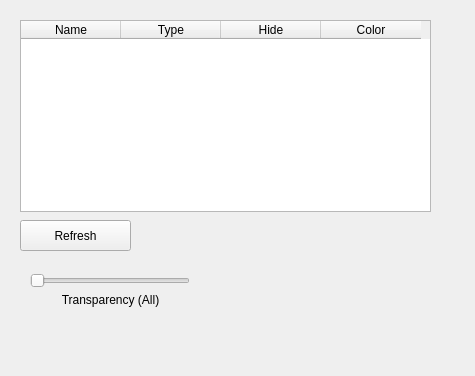
<?xml version="1.0" encoding="UTF-8"?>
<ui version="4.0">
 <class>Media_Widget_Items</class>
 <widget class="QWidget" name="Media_Widget_Items">
  <property name="geometry">
   <rect>
    <x>0</x>
    <y>0</y>
    <width>475</width>
    <height>376</height>
   </rect>
  </property>
  <property name="windowTitle">
   <string>Form</string>
  </property>
  <widget class="QTableWidget" name="tableWidget">
   <property name="geometry">
    <rect>
     <x>20</x>
     <y>20</y>
     <width>411</width>
     <height>192</height>
    </rect>
   </property>
   <column>
    <property name="text">
     <string>Name</string>
    </property>
   </column>
   <column>
    <property name="text">
     <string>Type</string>
    </property>
   </column>
   <column>
    <property name="text">
     <string>Hide</string>
    </property>
   </column>
   <column>
    <property name="text">
     <string>Color</string>
    </property>
   </column>
  </widget>
  <widget class="QPushButton" name="refresh_button">
   <property name="geometry">
    <rect>
     <x>20</x>
     <y>220</y>
     <width>111</width>
     <height>31</height>
    </rect>
   </property>
   <property name="text">
    <string>Refresh</string>
   </property>
  </widget>
  <widget class="QSlider" name="horizontalSlider">
   <property name="geometry">
    <rect>
     <x>30</x>
     <y>270</y>
     <width>160</width>
     <height>22</height>
    </rect>
   </property>
   <property name="orientation">
    <enum>Qt::Orientation::Horizontal</enum>
   </property>
  </widget>
  <widget class="QLabel" name="label">
   <property name="geometry">
    <rect>
     <x>40</x>
     <y>290</y>
     <width>141</width>
     <height>20</height>
    </rect>
   </property>
   <property name="text">
    <string>Transparency (All)</string>
   </property>
   <property name="alignment">
    <set>Qt::AlignmentFlag::AlignCenter</set>
   </property>
  </widget>
 </widget>
 <resources/>
 <connections/>
</ui>
